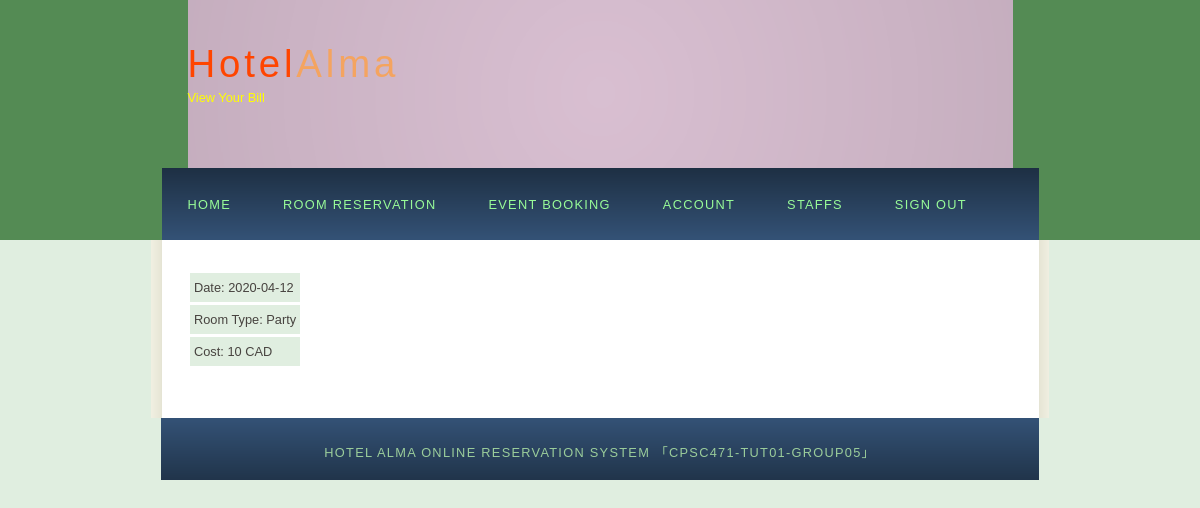
Page /eventbill.php (signed in) on the committed database.
### tables this page shows
CREATE TABLE `Booking` (
	`BookingID` int(20) NOT NULL,
	`B_Email` varchar(45) NOT NULL,
	`B_Date` date NOT NULL,
	`B_SR` varchar(256) NOT NULL,
	`B_Eventtype` varchar(45) NOT NULL
);

CREATE TABLE `EventType` (
	`Eventtype_name` varchar(45) NOT NULL,
	`Eventtype_CAD` int(20) NOT NULL,
	`Eventtype_des` varchar(256) NOT NULL,
	`EventLocation` varchar(45) NOT NULL
);

### eventbill.php (the view, shortened to what this page needs)
<!DOCTYPE HTML>
<html>
<head>
  <link rel="stylesheet" type="text/css" href="style/style.css" title="style" />
</head>
<body>
  <div id="main">
    <div id="header">
      <div id="logo">
        <div id="logo_text">
          <h1><a href="index.php">Hotel<span class="logo_colour">Alma</span></a></h1>
          <h2>View Your Bill</h2>
        </div>
      </div>
      <?php include 'menu.php'; ?>
    </div>
    <div id="site_content">
      <div id="content">
        <body>
		<?php
			$con = dbConnect();
			if( !mysqli_connect_errno($con) )
			{
				$query = "SELECT * FROM Booking, EventType WHERE BookingID='{$_SESSION['userID']}' AND B_Eventtype=Eventtype_name ";
				if( $res = mysqli_query($con,$query) )
				{
					if( mysqli_num_rows($res) > 0 )
					{
						echo "<table>";
						while( $row = mysqli_fetch_array($res))
						{
							echo "<tr>";
							echo "<td>Date: " . $row['B_Date'] . "</td>";
							echo "</tr>";
							echo "<tr>";
							echo "<td>Room Type: " . $row['B_Eventtype'] . "</td>";
							echo "</tr>";
							echo "<tr>";
							echo "<td>Cost: " . $row['Eventtype_CAD'] . " CAD</td>";
							echo "</tr>";
						}
							echo "</table>";
						}
					else
					{
						echo "No matching records found!";
					}
				}
				else
				{
					echo "ERROR: could not execute $sql. " . mysqli_error($con);
				}
			}
		?>
	  </div>
	</div>
    <div id="footer">
		Hotel Alma Online Reservation System 「CPSC471-TUT01-GROUP05」
    </div>
  </div>
</body>
</html>

### style/style.css (style rules this page uses)
html { height: 100%; }
* { margin: 0; padding: 0; }
body { font: normal .80em 'trebuchet ms', arial, sans-serif; background: #E0EEE0; color: #777; }
h1, h2, h3, h4, h5, h6 { font: normal 175% 'century gothic', arial, sans-serif; color: #43423F; margin: 0 0 15px 0; padding: 15px 0 5px 0; }
h2 { font: normal 175% 'century gothic', arial, sans-serif; color: #A4AA04; }
a, a:hover { outline: none; text-decoration: underline; color: #9BCD9B; }
#main, #logo, #menubar, #site_content, #footer { margin-left: auto; margin-right: auto; }
#header { background: #548B54; height: 240px; }
#logo { width: 825px; position: relative; height: 168px; background: #9ACD32 url(logo.png) no-repeat; }
#logo #logo_text { position: absolute; top: 20px; left: 0; }
#logo h1, #logo h2 { font: normal 300% 'century gothic', arial, sans-serif; border-bottom: 0; text-transform: none; margin: 0; }
#logo_text h1, #logo_text h1 a, #logo_text h1 a:hover { padding: 22px 0 0 0; color: #FF4500; letter-spacing: 0.1em; text-decoration: none; }
#logo_text h1 a .logo_colour { color: #F4A460; }
#logo_text h2 { font-size: 100%; padding: 4px 0 0 0; color: #FFFF00; }
#site_content { width: 837px; overflow: hidden; margin: 0 auto 0 auto; padding: 20px 24px 20px 37px; background: #FFF url(content.png) repeat-y; }
#content { text-align: left; width: 595px; padding: 0; }
#footer { width: 878px; font: normal 100% 'lucida sans unicode', arial, sans-serif; height: 33px; padding: 24px 0 5px 0; text-align: center; background: #8B8970 url(footer.png) repeat-x; color: #9BCD9B; text-transform: uppercase; letter-spacing: 0.1em; }
table { margin: 10px 0 30px 0; }
table tr th, table tr td { background: #3B3B3B; color: #FFF; padding: 7px 4px; text-align: left; }
table tr td { background: #E0EEE0; color: #47433F; border-top: 1px solid #FFF; }

### rows in the picture
booking: B_Date "2020-04-12", B_Eventtype "Party", B_Eventtype.Eventtype_CAD "10"
